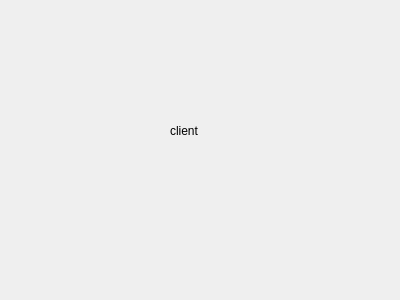
<?xml version="1.0" encoding="UTF-8"?>
<ui version="4.0">
 <class>client</class>
 <widget class="QDialog" name="client">
  <property name="geometry">
   <rect>
    <x>0</x>
    <y>0</y>
    <width>400</width>
    <height>300</height>
   </rect>
  </property>
  <property name="windowTitle">
   <string>Dialog</string>
  </property>
  <widget class="QLabel" name="label">
   <property name="geometry">
    <rect>
     <x>170</x>
     <y>70</y>
     <width>161</width>
     <height>121</height>
    </rect>
   </property>
   <property name="text">
    <string>client</string>
   </property>
  </widget>
 </widget>
 <resources/>
 <connections/>
</ui>
